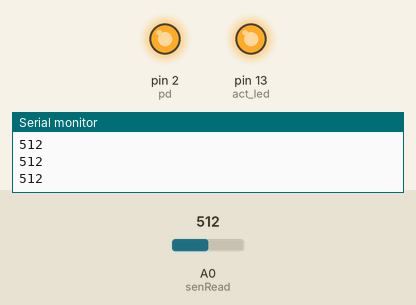
A sketch run on a simulated Arduino Uno, built with avr-gcc and run on an emulated ATmega328P. Shown: output pins drawn as LEDs (lit = HIGH), the last lines printed to the serial monitor. The inputs (shaded band) are chosen by the test bench; at power-on: A0 (senRead) = 512.

Above: at 1.2 s.
1.3 s: A0 (senRead) set to 984
2.8 s: A0 (senRead) set to 1003
At 3.6 s:
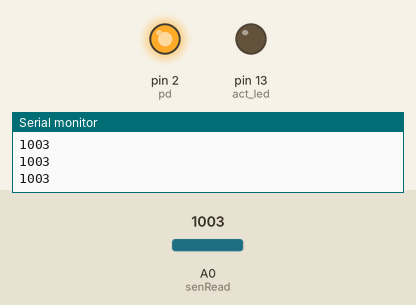
4.3 s: A0 (senRead) set to 985
At 4.9 s:
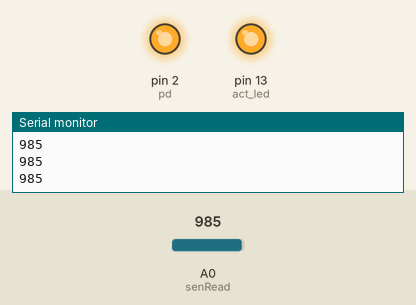
5.8 s: A0 (senRead) set to 1005
At 7.3 s:
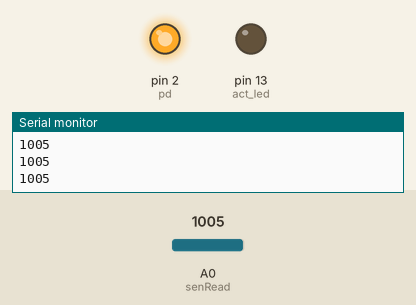
Timing chart, 0 to 8.3 s (numbered marks = the images above; inputs shaded):
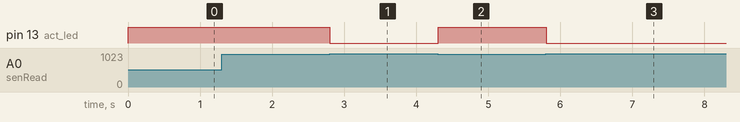

The sketch:

IRDiode.ino
```cpp
int pd=2;
int act_led=13;
int senRead=0;
//int limit=850;
int limit=995;

void setup()
{
  pinMode(pd,OUTPUT);
  pinMode(act_led,OUTPUT);

  digitalWrite(pd,HIGH);
  digitalWrite(act_led,LOW);

  Serial.begin(9600);
}

void loop()
{
  int val=analogRead(senRead);
  Serial.println(val);

  if(val <= limit)
  {
    digitalWrite(act_led,HIGH);
    delay(20);
  }
  else if(val > limit)
  {
    digitalWrite(act_led,LOW);
    delay(20);
  }
}
```

Measured:
- the behaviour switches between 995 and 996 on A0 (senRead) (found by bisection; images 0 and 1)
- after the input at 2.8 s, pin 13 (act_led): HIGH → LOW at once
- after the input at 4.3 s, pin 13 (act_led): LOW → HIGH at once
- after the input at 5.8 s, pin 13 (act_led): HIGH → LOW at once
